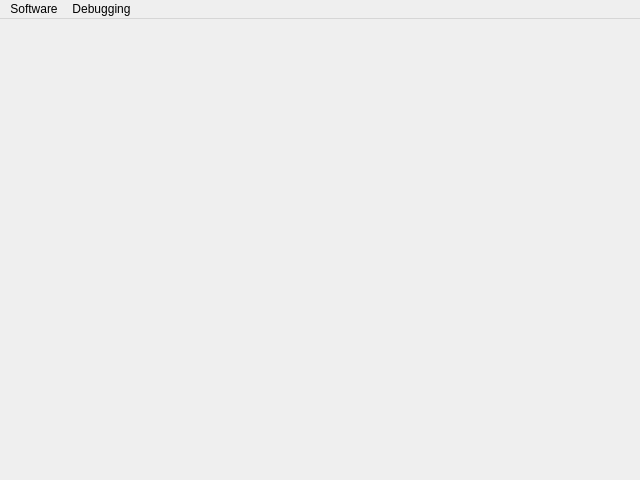
<?xml version="1.0" encoding="UTF-8"?>
<ui version="4.0">
 <class>MainWindow</class>
 <widget class="QMainWindow" name="MainWindow">
  <property name="geometry">
   <rect>
    <x>0</x>
    <y>0</y>
    <width>640</width>
    <height>480</height>
   </rect>
  </property>
  <property name="windowTitle">
   <string>ClownMDEmu</string>
  </property>
  <widget class="QWidget" name="centralwidget">
   <property name="minimumSize">
    <size>
     <width>640</width>
     <height>434</height>
    </size>
   </property>
   <layout class="QHBoxLayout" name="horizontalLayout"/>
  </widget>
  <widget class="QMenuBar" name="menubar">
   <property name="geometry">
    <rect>
     <x>0</x>
     <y>0</y>
     <width>640</width>
     <height>23</height>
    </rect>
   </property>
   <widget class="QMenu" name="menuSoftware">
    <property name="title">
     <string>Software</string>
    </property>
    <addaction name="actionLoad_Cartridge_Software"/>
   </widget>
   <widget class="QMenu" name="menuDebugging">
    <property name="title">
     <string>Debugging</string>
    </property>
    <addaction name="actionToggles"/>
    <addaction name="actionCPUs"/>
   </widget>
   <addaction name="menuSoftware"/>
   <addaction name="menuDebugging"/>
  </widget>
  <action name="actionLoad_Cartridge_Software">
   <property name="text">
    <string>Load Cartridge File</string>
   </property>
  </action>
  <action name="actionToggles">
   <property name="text">
    <string>Toggles</string>
   </property>
  </action>
  <action name="actionCPUs">
   <property name="text">
    <string>CPUs</string>
   </property>
  </action>
 </widget>
 <resources/>
 <connections/>
</ui>
